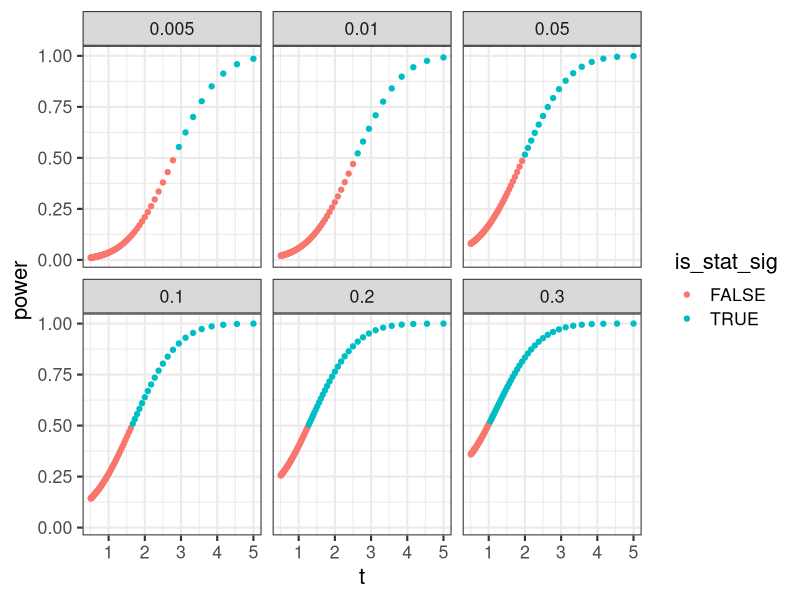

Write the R code that produced this figure.
## ---- chunk 1
require(purrr)
require(ggplot2)
require(dplyr)
knitr::opts_chunk$set(echo = TRUE)
## ---- chunk 2
treatment_effect = .01
sigma2 = 2
n = 1e3
alpha = .05
treatment_share = .5
control_share = .5
n_treatment = n * treatment_share
n_control = n * control_share


df = n - 2
sd_treatment = sqrt(sigma2)
sd_control = sqrt(sigma2)
pooled_var = ((n_treatment - 1) * sd_treatment^2 + (n_control - 1) * sd_control^2) / (n - 2)
pooled_sd = sqrt(pooled_var)
pooled_se = pooled_sd * sqrt(1/n_treatment + 1/n_control)
pooled_ncp = treatment_effect / pooled_se

crit = qnorm(1-alpha/2)
pnorm(-crit - pooled_ncp) + (pnorm(-crit + pooled_ncp))
## ---- chunk 3
power = function(delta, se, alpha = .05) {
  pooled_ncp = delta / se
  crit = qnorm(1-alpha/2)
  pnorm(-crit - pooled_ncp) + (pnorm(-crit + pooled_ncp))
}
## ---- chunk 4
delta = .5
se = seq(from = .1, to = 1, by = .01)
alpha = c(.005, .01, .05, .1, .2, .3)

params = expand.grid(delta = delta, se = se, alpha = alpha)
output = pmap_dbl(params %>% as.data.frame(), function(delta, se, alpha) {
  power(delta, se, alpha)
})
cbind(params, power = output) %>%
  mutate(
    t = delta / se,
    crit = qnorm(1-alpha/2)
  ) %>%
  mutate(
    is_stat_sig = abs(delta/se) >= crit
  ) %>%
  arrange(alpha, desc(se)) %>%
  group_by(alpha) %>%
  mutate(
    power_prev = lag(power)
  ) %>%
  mutate(
    incremental_power = power - power_prev
  ) %>%
  filter(!is.na(incremental_power)) %>% 
  ggplot(aes(x = t, y = power, color = is_stat_sig)) +
  geom_point() +
  facet_wrap(~ alpha) +
  theme_bw(base_size = 16)
